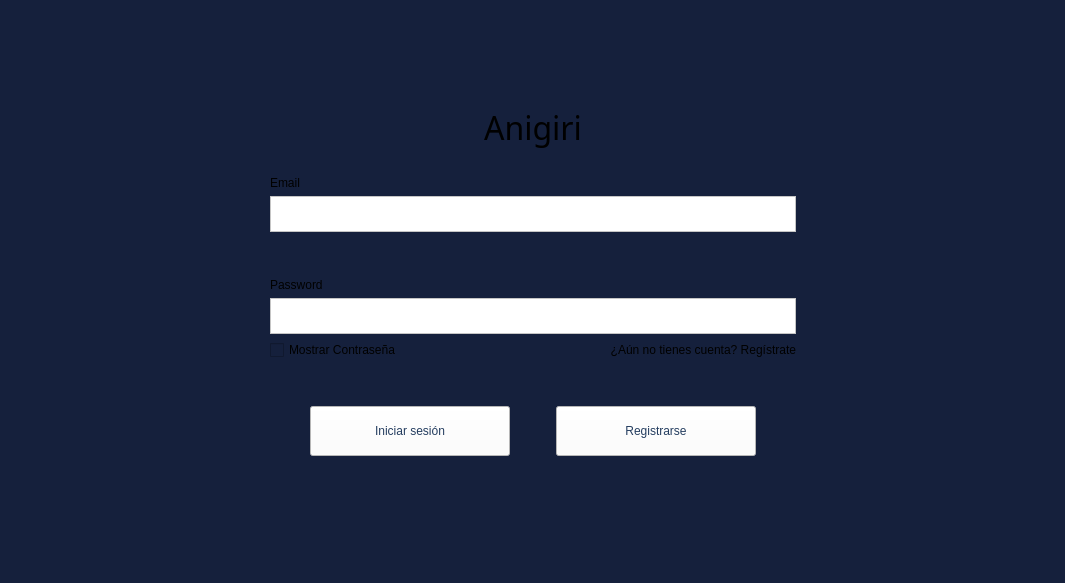
<?xml version="1.0" encoding="UTF-8"?>
<ui version="4.0">
 <class>MainWindow</class>
 <widget class="QMainWindow" name="MainWindow">
  <property name="geometry">
   <rect>
    <x>0</x>
    <y>0</y>
    <width>1065</width>
    <height>583</height>
   </rect>
  </property>
  <property name="windowTitle">
   <string>MainWindow</string>
  </property>
  <property name="styleSheet">
   <string notr="true">background-color: rgb(21, 32, 60);</string>
  </property>
  <widget class="QWidget" name="centralwidget">
   <layout class="QGridLayout" name="gridLayout_5">
    <item row="5" column="2">
     <spacer name="horizontalSpacer_6">
      <property name="orientation">
       <enum>Qt::Orientation::Horizontal</enum>
      </property>
      <property name="sizeHint" stdset="0">
       <size>
        <width>40</width>
        <height>20</height>
       </size>
      </property>
     </spacer>
    </item>
    <item row="1" column="2">
     <widget class="QLabel" name="Title">
      <property name="font">
       <font>
        <family>Pinky Show</family>
        <pointsize>24</pointsize>
        <italic>false</italic>
        <bold>false</bold>
       </font>
      </property>
      <property name="styleSheet">
       <string notr="true">font: 24pt &quot;Pinky Show&quot;;</string>
      </property>
      <property name="text">
       <string>&lt;html&gt;&lt;head/&gt;&lt;body&gt;&lt;p align=&quot;center&quot;&gt;Anigiri&lt;/p&gt;&lt;/body&gt;&lt;/html&gt;</string>
      </property>
     </widget>
    </item>
    <item row="0" column="2">
     <spacer name="verticalSpacer_2">
      <property name="orientation">
       <enum>Qt::Orientation::Vertical</enum>
      </property>
      <property name="sizeHint" stdset="0">
       <size>
        <width>20</width>
        <height>40</height>
       </size>
      </property>
     </spacer>
    </item>
    <item row="6" column="2">
     <layout class="QGridLayout" name="gridLayout_4">
      <item row="0" column="4">
       <widget class="QPushButton" name="registerButton">
        <property name="minimumSize">
         <size>
          <width>200</width>
          <height>50</height>
         </size>
        </property>
        <property name="styleSheet">
         <string notr="true">background-color: rgb(255, 255, 255);
font: 700 11pt &quot;Segoe UI&quot;;
color: rgb(36, 61, 95);</string>
        </property>
        <property name="text">
         <string>Registrarse</string>
        </property>
       </widget>
      </item>
      <item row="0" column="1">
       <spacer name="horizontalSpacer">
        <property name="orientation">
         <enum>Qt::Orientation::Horizontal</enum>
        </property>
        <property name="sizeHint" stdset="0">
         <size>
          <width>40</width>
          <height>20</height>
         </size>
        </property>
       </spacer>
      </item>
      <item row="0" column="5">
       <spacer name="horizontalSpacer_2">
        <property name="orientation">
         <enum>Qt::Orientation::Horizontal</enum>
        </property>
        <property name="sizeHint" stdset="0">
         <size>
          <width>40</width>
          <height>20</height>
         </size>
        </property>
       </spacer>
      </item>
      <item row="0" column="2">
       <widget class="QPushButton" name="loginButton">
        <property name="minimumSize">
         <size>
          <width>200</width>
          <height>50</height>
         </size>
        </property>
        <property name="styleSheet">
         <string notr="true">background-color: rgb(255, 255, 255);
font: 700 11pt &quot;Segoe UI&quot;;
color: rgb(36, 61, 95);</string>
        </property>
        <property name="text">
         <string>Iniciar sesión</string>
        </property>
       </widget>
      </item>
      <item row="0" column="3">
       <spacer name="horizontalSpacer_10">
        <property name="orientation">
         <enum>Qt::Orientation::Horizontal</enum>
        </property>
        <property name="sizeHint" stdset="0">
         <size>
          <width>40</width>
          <height>20</height>
         </size>
        </property>
       </spacer>
      </item>
     </layout>
    </item>
    <item row="3" column="2">
     <layout class="QGridLayout" name="gridLayout">
      <item row="1" column="0">
       <widget class="QLabel" name="email">
        <property name="text">
         <string>Email</string>
        </property>
       </widget>
      </item>
      <item row="10" column="1">
       <widget class="QLabel" name="Pregunta">
        <property name="text">
         <string>&lt;html&gt;&lt;head/&gt;&lt;body&gt;&lt;p align=&quot;right&quot;&gt;¿Aún no tienes cuenta? Regístrate&lt;/p&gt;&lt;/body&gt;&lt;/html&gt;</string>
        </property>
       </widget>
      </item>
      <item row="10" column="0">
       <widget class="QCheckBox" name="VisiblePass">
        <property name="text">
         <string>Mostrar Contraseña</string>
        </property>
       </widget>
      </item>
      <item row="9" column="0" colspan="2">
       <widget class="QTextEdit" name="passwordText">
        <property name="maximumSize">
         <size>
          <width>16777215</width>
          <height>36</height>
         </size>
        </property>
        <property name="styleSheet">
         <string notr="true">background-color: rgb(255, 255, 255);
font: 16pt &quot;Segoe UI&quot;;
color: rgb(0, 0, 0);</string>
        </property>
        <property name="frameShape">
         <enum>QFrame::Shape::StyledPanel</enum>
        </property>
        <property name="verticalScrollBarPolicy">
         <enum>Qt::ScrollBarPolicy::ScrollBarAlwaysOff</enum>
        </property>
        <property name="horizontalScrollBarPolicy">
         <enum>Qt::ScrollBarPolicy::ScrollBarAlwaysOff</enum>
        </property>
        <property name="html">
         <string>&lt;!DOCTYPE HTML PUBLIC &quot;-//W3C//DTD HTML 4.0//EN&quot; &quot;http://www.w3.org/TR/REC-html40/strict.dtd&quot;&gt;
&lt;html&gt;&lt;head&gt;&lt;meta name=&quot;qrichtext&quot; content=&quot;1&quot; /&gt;&lt;meta charset=&quot;utf-8&quot; /&gt;&lt;style type=&quot;text/css&quot;&gt;
p, li { white-space: pre-wrap; }
hr { height: 1px; border-width: 0; }
li.unchecked::marker { content: &quot;\2610&quot;; }
li.checked::marker { content: &quot;\2612&quot;; }
&lt;/style&gt;&lt;/head&gt;&lt;body style=&quot; font-family:'Segoe UI'; font-size:16pt; font-weight:400; font-style:normal;&quot;&gt;
&lt;p style=&quot;-qt-paragraph-type:empty; margin-top:0px; margin-bottom:0px; margin-left:0px; margin-right:0px; -qt-block-indent:0; text-indent:0px; font-size:10.5pt;&quot;&gt;&lt;br /&gt;&lt;/p&gt;&lt;/body&gt;&lt;/html&gt;</string>
        </property>
       </widget>
      </item>
      <item row="7" column="0" colspan="2">
       <widget class="QLabel" name="password_2">
        <property name="text">
         <string>Password</string>
        </property>
       </widget>
      </item>
      <item row="2" column="0" colspan="2">
       <widget class="QTextEdit" name="emailText">
        <property name="maximumSize">
         <size>
          <width>16777215</width>
          <height>36</height>
         </size>
        </property>
        <property name="layoutDirection">
         <enum>Qt::LayoutDirection::LeftToRight</enum>
        </property>
        <property name="autoFillBackground">
         <bool>true</bool>
        </property>
        <property name="styleSheet">
         <string notr="true">background-color: rgb(255, 255, 255);
font: 16pt &quot;Segoe UI&quot;;
color: rgb(0, 0, 0);</string>
        </property>
        <property name="frameShape">
         <enum>QFrame::Shape::StyledPanel</enum>
        </property>
        <property name="frameShadow">
         <enum>QFrame::Shadow::Sunken</enum>
        </property>
        <property name="verticalScrollBarPolicy">
         <enum>Qt::ScrollBarPolicy::ScrollBarAlwaysOff</enum>
        </property>
        <property name="horizontalScrollBarPolicy">
         <enum>Qt::ScrollBarPolicy::ScrollBarAlwaysOff</enum>
        </property>
        <property name="html">
         <string>&lt;!DOCTYPE HTML PUBLIC &quot;-//W3C//DTD HTML 4.0//EN&quot; &quot;http://www.w3.org/TR/REC-html40/strict.dtd&quot;&gt;
&lt;html&gt;&lt;head&gt;&lt;meta name=&quot;qrichtext&quot; content=&quot;1&quot; /&gt;&lt;meta charset=&quot;utf-8&quot; /&gt;&lt;style type=&quot;text/css&quot;&gt;
p, li { white-space: pre-wrap; }
hr { height: 1px; border-width: 0; }
li.unchecked::marker { content: &quot;\2610&quot;; }
li.checked::marker { content: &quot;\2612&quot;; }
&lt;/style&gt;&lt;/head&gt;&lt;body style=&quot; font-family:'Segoe UI'; font-size:16pt; font-weight:400; font-style:normal;&quot;&gt;
&lt;p style=&quot;-qt-paragraph-type:empty; margin-top:0px; margin-bottom:0px; margin-left:0px; margin-right:0px; -qt-block-indent:0; text-indent:0px; font-size:10.5pt;&quot;&gt;&lt;br /&gt;&lt;/p&gt;&lt;/body&gt;&lt;/html&gt;</string>
        </property>
       </widget>
      </item>
      <item row="6" column="0">
       <spacer name="verticalSpacer_5">
        <property name="orientation">
         <enum>Qt::Orientation::Vertical</enum>
        </property>
        <property name="sizeHint" stdset="0">
         <size>
          <width>20</width>
          <height>40</height>
         </size>
        </property>
       </spacer>
      </item>
     </layout>
    </item>
    <item row="2" column="2">
     <spacer name="horizontalSpacer_7">
      <property name="orientation">
       <enum>Qt::Orientation::Horizontal</enum>
      </property>
      <property name="sizeHint" stdset="0">
       <size>
        <width>40</width>
        <height>20</height>
       </size>
      </property>
     </spacer>
    </item>
    <item row="3" column="3">
     <spacer name="horizontalSpacer_9">
      <property name="orientation">
       <enum>Qt::Orientation::Horizontal</enum>
      </property>
      <property name="sizeHint" stdset="0">
       <size>
        <width>40</width>
        <height>20</height>
       </size>
      </property>
     </spacer>
    </item>
    <item row="7" column="2">
     <spacer name="verticalSpacer_3">
      <property name="orientation">
       <enum>Qt::Orientation::Vertical</enum>
      </property>
      <property name="sizeHint" stdset="0">
       <size>
        <width>20</width>
        <height>40</height>
       </size>
      </property>
     </spacer>
    </item>
    <item row="3" column="0">
     <spacer name="horizontalSpacer_3">
      <property name="orientation">
       <enum>Qt::Orientation::Horizontal</enum>
      </property>
      <property name="sizeHint" stdset="0">
       <size>
        <width>40</width>
        <height>20</height>
       </size>
      </property>
     </spacer>
    </item>
    <item row="3" column="1">
     <spacer name="horizontalSpacer_8">
      <property name="orientation">
       <enum>Qt::Orientation::Horizontal</enum>
      </property>
      <property name="sizeHint" stdset="0">
       <size>
        <width>40</width>
        <height>20</height>
       </size>
      </property>
     </spacer>
    </item>
    <item row="3" column="4">
     <spacer name="horizontalSpacer_4">
      <property name="orientation">
       <enum>Qt::Orientation::Horizontal</enum>
      </property>
      <property name="sizeHint" stdset="0">
       <size>
        <width>40</width>
        <height>20</height>
       </size>
      </property>
     </spacer>
    </item>
    <item row="4" column="2">
     <spacer name="horizontalSpacer_5">
      <property name="orientation">
       <enum>Qt::Orientation::Horizontal</enum>
      </property>
      <property name="sizeHint" stdset="0">
       <size>
        <width>40</width>
        <height>20</height>
       </size>
      </property>
     </spacer>
    </item>
   </layout>
  </widget>
  <widget class="QStatusBar" name="statusbar"/>
 </widget>
 <resources/>
 <connections/>
</ui>
